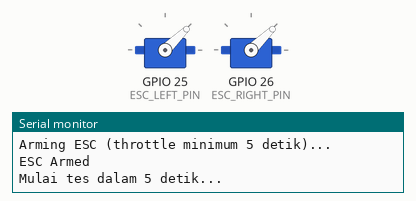
This sketch was run on a simulated ESP32. On the bench: 2 × servo, the last lines printed to the serial monitor.

Above: at 5.05 s.
At 12.55 s:
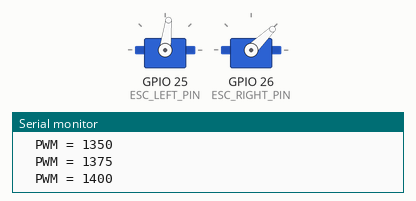
At 15.55 s:
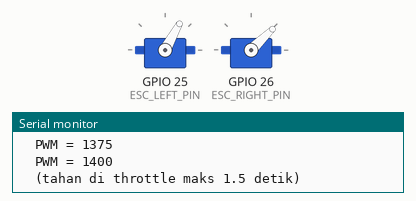
At 22.15 s:
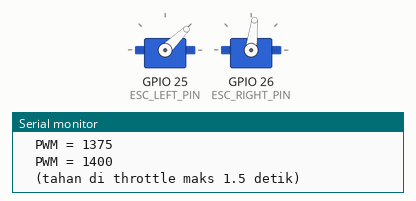
Timing chart, 0 to 27.4 s (numbered marks = the images above):
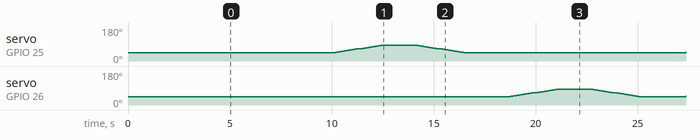

The sketch:

Motor_test.ino
```cpp
// ============================================================
//  Motor test — TES ESC + MOTOR MURNI
//  Tujuan: mastiin motor & ESC jalan secara HARDWARE.
//  - TANPA MPU, TANPA NRF, TANPA logika zigzag.
//  - Ramp throttle pelan: motor KIRI, lalu KANAN, lalu DUA-DUANYA.
//  Flash: pio run -e esctest -t upload
//
//  ⚠️ AMANKAN BALING-BALING / ANGKAT ROBOT sebelum tes!
// ============================================================

#include <ESP32Servo.h>

Servo escLeft;
Servo escRight;

#define ESC_LEFT_PIN  25
#define ESC_RIGHT_PIN 26

#define MIN_US   1000   // stop / arming
#define MAX_US   1400   // throttle maksimum buat bench test (pelan, aman)
#define STEP_US  25
#define STEP_MS  150

bool done = false;

void armESC()
{
  escLeft.writeMicroseconds(MIN_US);
  escRight.writeMicroseconds(MIN_US);
  Serial.println("Arming ESC (throttle minimum 5 detik)...");
  delay(5000);
  Serial.println("ESC Armed");
}

// Ramp naik -> tahan -> ramp turun, untuk motor yang dipilih
void rampTest(const char *label, bool useLeft, bool useRight)
{
  Serial.print("\n>>> "); Serial.println(label);

  for (int us = MIN_US; us <= MAX_US; us += STEP_US)
  {
    escLeft.writeMicroseconds(useLeft ? us : MIN_US);
    escRight.writeMicroseconds(useRight ? us : MIN_US);
    Serial.print("  PWM = "); Serial.println(us);
    delay(STEP_MS);
  }

  Serial.println("  (tahan di throttle maks 1.5 detik)");
  delay(1500);

  for (int us = MAX_US; us >= MIN_US; us -= STEP_US)
  {
    escLeft.writeMicroseconds(useLeft ? us : MIN_US);
    escRight.writeMicroseconds(useRight ? us : MIN_US);
    delay(STEP_MS);
  }

  escLeft.writeMicroseconds(MIN_US);
  escRight.writeMicroseconds(MIN_US);
  Serial.println("  selesai, stop.");
  delay(2000);
}

void setup()
{
  Serial.begin(115200);

  escLeft.attach(ESC_LEFT_PIN);
  escRight.attach(ESC_RIGHT_PIN);

  Serial.println("=== TES ESC + MOTOR (tanpa MPU/NRF) ===");
  Serial.println("AMANKAN BALING-BALING / ANGKAT ROBOT!");
  armESC();
}

void loop()
{
  if (done) { escLeft.writeMicroseconds(MIN_US); escRight.writeMicroseconds(MIN_US); return; }

  // Countdown keselamatan
  for (int i = 5; i > 0; i--)
  {
    Serial.print("Mulai tes dalam "); Serial.print(i); Serial.println(" detik...");
    delay(1000);
  }

  rampTest("MOTOR KIRI saja (GPIO25)",  true,  false);
  rampTest("MOTOR KANAN saja (GPIO26)", false, true);
  rampTest("DUA MOTOR bareng",          true,  true);

  Serial.println("\n=== SEMUA TES SELESAI === (tekan tombol EN untuk ulang)");
  done = true;
}
```
